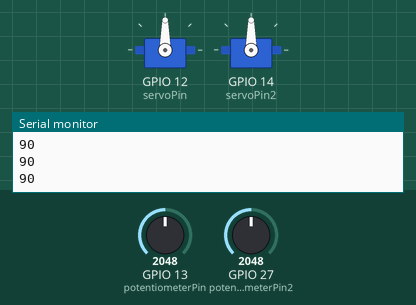
Simulated run of this sketch. Board: ESP32. Shown: 2 × servo, the last lines printed to the serial monitor. Inputs (shaded band) come from the test bench; at power-on: GPIO 13 (potentiometerPin) = 2048, GPIO 27 (potentiometerPin2) = 2048.

Above: at 1.2 s.
1.3 s: GPIO 13 (potentiometerPin) set to 2126
At 1.8 s:
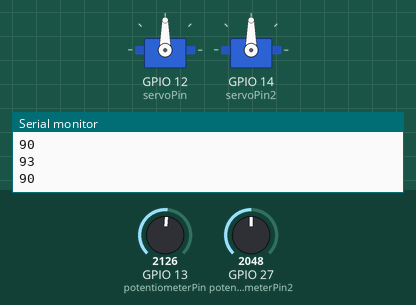
4.3 s: GPIO 27 (potentiometerPin2) set to 2866
7.3 s: GPIO 27 (potentiometerPin2) set to 3603
10.3 s: GPIO 13 (potentiometerPin) set to 1228
13.3 s: GPIO 27 (potentiometerPin2) set to 4095
16.3 s: GPIO 13 (potentiometerPin) set to 491
Timing chart, 0 to 20.3 s (numbered marks = the images above; inputs shaded):
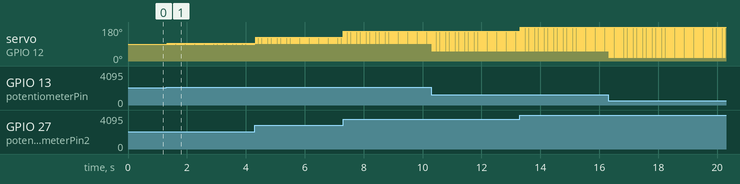

Measured:
- the behaviour switches between 2070 and 2071 on GPIO 13 (potentiometerPin) (found by bisection; images 0 and 1)
- after the input at 1.3 s, servo on GPIO 12 (servoPin): alternates 93° for 0.02 s and 90° for 0.02 s, starting at once

The sketch:

Robotic_Arm_Controller.ino
```cpp
#include <ESP32Servo.h>

static const int servoPin = 12; // pin printed as G14 or 14
static const int potentiometerPin = 13;// pin printed as G12 or 12

static const int servoPin2 = 14; // pin printed as G14 or 14
static const int potentiometerPin2 = 27;// pin printed as G12 or 12

static const int servoPin3 = 12;
static const int potentiometerPin3 = 13;

static const int servoPin4 = 14;
static const int potentiometerPin4 = 27;

static const int servoPin5 = 12;
static const int potentiometerPin5 = 13;

static const int servoPin6 = 14;
static const int potentiometerPin6 = 27;

Servo servo1;
Servo servo2;
Servo servo3;
Servo servo4;
Servo servo5;
Servo servo6;

void setup() {
    Serial.begin(115200);
    servo1.attach(servoPin);
    servo2.attach(servoPin2);
    servo1.attach(servoPin3);
    servo2.attach(servoPin4);
    servo1.attach(servoPin5);
    servo2.attach(servoPin6);
}

void loop() {
    int servoPosition = map(analogRead(potentiometerPin), 0, 4096, 0, 180);
    servo1.write(servoPosition);
    Serial.println(servoPosition);
    delay(20);
    int servoPosition2 = map(analogRead(potentiometerPin2), 0, 4096, 0, 180);
    servo1.write(servoPosition2);
    Serial.println(servoPosition2);
    delay(20);
    int servoPosition3 = map(analogRead(potentiometerPin3), 0, 4096, 0, 180);
    servo1.write(servoPosition3);
    Serial.println(servoPosition3);
    delay(20);
    int servoPosition4 = map(analogRead(potentiometerPin4), 0, 4096, 0, 180);
    servo1.write(servoPosition4);
    Serial.println(servoPosition4);
    delay(20);
    int servoPosition5 = map(analogRead(potentiometerPin5), 0, 4096, 0, 180);
    servo1.write(servoPosition5);
    Serial.println(servoPosition5);
    delay(20);
    int servoPosition6 = map(analogRead(potentiometerPin6), 0, 4096, 0, 180);
    servo1.write(servoPosition6);
    Serial.println(servoPosition6);
    delay(20);
}
```
